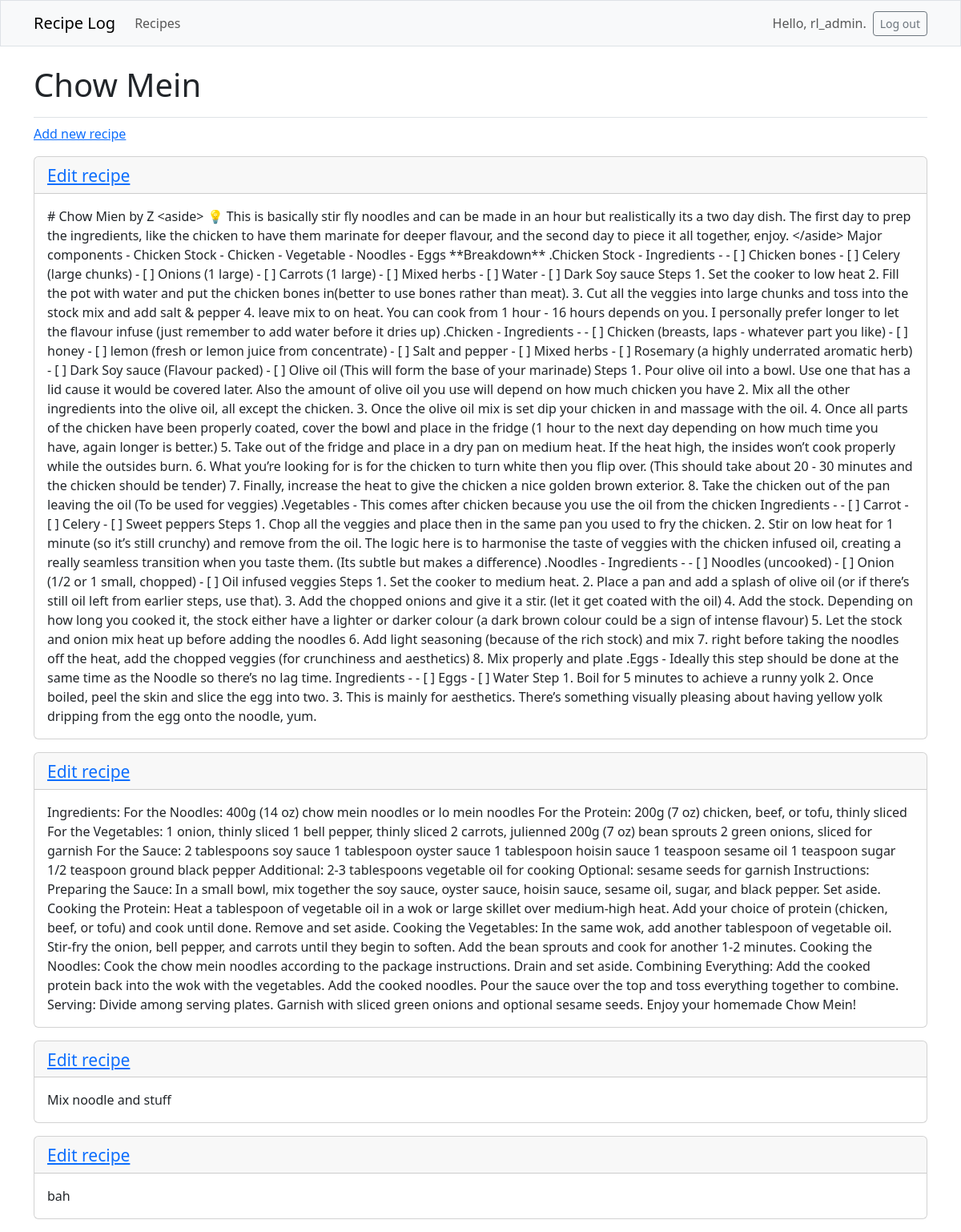
The page /recipes/3/ (signed in) on the database its author committed.
### recipe_log/models.py (models this page shows, shortened)
class Recipe(models.Model):
    text = models.CharField(max_length=200)
    date_added = models.DateTimeField(auto_now_add=True)
    owner = models.ForeignKey(User, on_delete=models.CASCADE)

class RecipeDetails(models.Model):
    recipe = models.ForeignKey(Recipe, on_delete=models.CASCADE)
    text = models.TextField()
    date_added = models.DateTimeField(auto_now_add=True)
    class Meta:
        verbose_name_plural = 'recipe_details'

### recipe_log/views.py (the view)
# urls.py: path('recipes/<int:recipe_id>/', views.recipe, name='recipe'),
@login_required
def recipe(request, recipe_id):
    try:
        recipe = Recipe.objects.get(id=recipe_id)
    except Recipe.DoesNotExist:
        raise Http404
    if recipe.owner != request.user:
        raise Http404
    recipe_details = recipe.recipedetails_set.order_by('date_added')
    context = {'recipe': recipe, 'recipe_details': recipe_details}
    return render(request, 'recipe_log/recipe.html', context)

### recipe_log/templates/recipe_log/recipe.html
{% extends 'recipe_log/base.html' %}
{% block page_header %}
  <h1>{{recipe.text}}</h1>
{% endblock page_header %}
{% block content %}
    <p>
      <a href="{% url 'recipe_log:new_recipe_details' recipe.id %}">Add new recipe</a>
    </p>
  {% for details in recipe_details %}
    <div class="card mb-3">
      <h4 class="card-header">
        <small><a href="{% url 'recipe_log:edit_recipe_details' recipe.id %}">
          Edit recipe</a></small>
      </h4>
      <div class="card-body">{{ details.text }}</div>
    </div>
  {% endfor %}
{% endblock content %}

### recipe_log/templates/recipe_log/base.html (shortened to what this page needs)
<!DOCTYPE html>
<html lang="en">
<head>
  {% load django_bootstrap5 %}
  {% bootstrap_css %}
</head>
<body>
  <nav class="navbar navbar-expand-md navbar ligjt bg-light mb-4 border">
    <div class="container fluid">
      <a class="navbar-brand" href="{% url 'recipe_log:index' %}">Recipe Log</a>
      <div class="collapse navbar-collapse" id="navbarCollapse">
        <ul class="navbar-nav me-auto mb-2 mb-md-0">
          <li class="nav-item">
            <a class="nav-link" href="{% url 'recipe_log:recipes' %}">Recipes</a>
          </li>
        </ul>
        <ul class="navbar-nav ms-auto mb-2 mb-md-0">
          {% if user.is_authenticated %}
            <li class="nav-item">
              <span class="navbar-text me-2">Hello, {{ user.username }}.</span>
            </li>
            {% endif %}
        </ul>
        {% if user.is_authenticated %}
          <form action="{% url 'accounts:logout' %}" method="post">
            <button name="submit" class="btn btn-outline-secondary btn-sm">
              Log out</button>
          </form>
        {% endif %}
      </div>
    </div>
  </nav>
  <main class="container">
    <div class="pb-2 mb-2 border-bottom">
      {% block page_header %}{% endblock page_header %}
    </div>
    <div>
      {% block content %}{% endblock content %}
    </div>
  </main>
</body>
</html>

### rows shown on the page
Recipe: text "Chow Mein"
RecipeDetails: text "# Chow Mien by Z <aside> 💡 This is basically stir fly noodles and can be made in an hour but realistically its a two day dish. The first day to prep the ingredients, like the chicken to have them marinate for deeper flavour, and the second day to piece it all together, enjoy. </aside> Major components - Chicken Stock - Chicken - Vegetable - Noodles - Eggs **Breakdown** .Chicken Stock - Ingredients - - [ ] Chicken bones - [ ] Celery (large chunks) - [ ] Onions (1 large) - [ ] Carrots (1 large) - [ ] Mixed herbs - [ ] Water - [ ] Dark Soy sauce Steps 1. Set the cooker to low heat 2. Fill the pot with water and put the chicken bones in(better to use bones rather than meat). 3. Cut all the…"
RecipeDetails: text "Ingredients: For the Noodles: 400g (14 oz) chow mein noodles or lo mein noodles For the Protein: 200g (7 oz) chicken, beef, or tofu, thinly sliced For the Vegetables: 1 onion, thinly sliced 1 bell pepper, thinly sliced 2 carrots, julienned 200g (7 oz) bean sprouts 2 green onions, sliced for garnish For the Sauce: 2 tablespoons soy sauce 1 tablespoon oyster sauce 1 tablespoon hoisin sauce 1 teaspoon sesame oil 1 teaspoon sugar 1/2 teaspoon ground black pepper Additional: 2-3 tablespoons vegetable oil for cooking Optional: sesame seeds for garnish Instructions: Preparing the Sauce: In a small bowl, mix together the soy sauce, oyster sauce, hoisin sauce, sesame oil, sugar, and black pepper.…"
RecipeDetails: text "Mix noodle and stuff"
RecipeDetails: text "bah"

### other values the page prints
{{ user.username }} "rl_admin"
